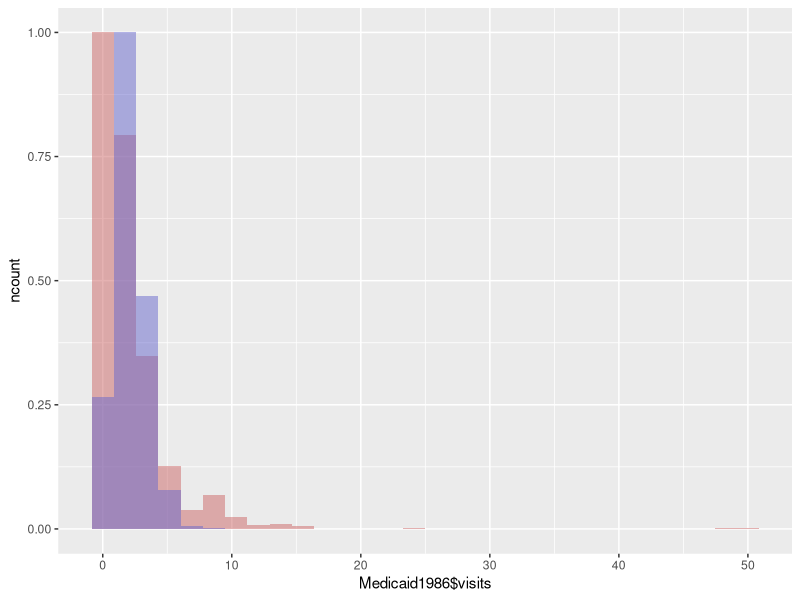
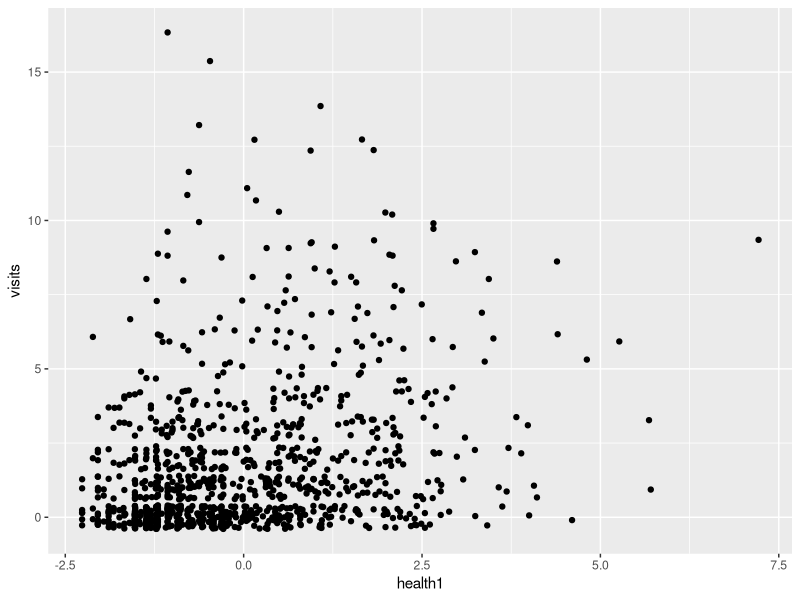
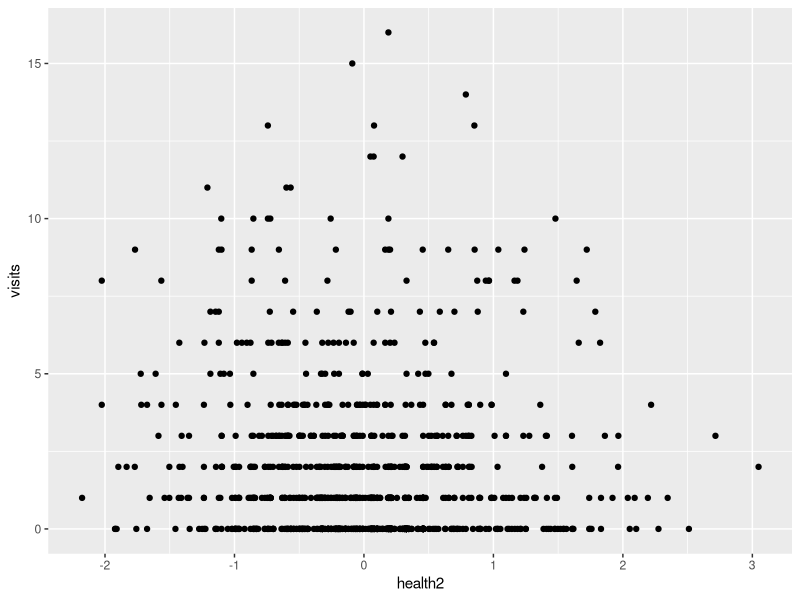
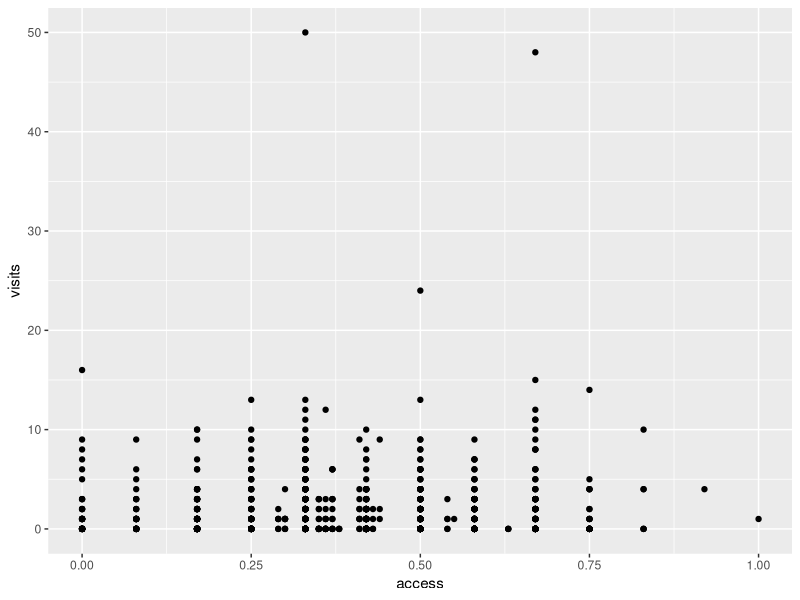
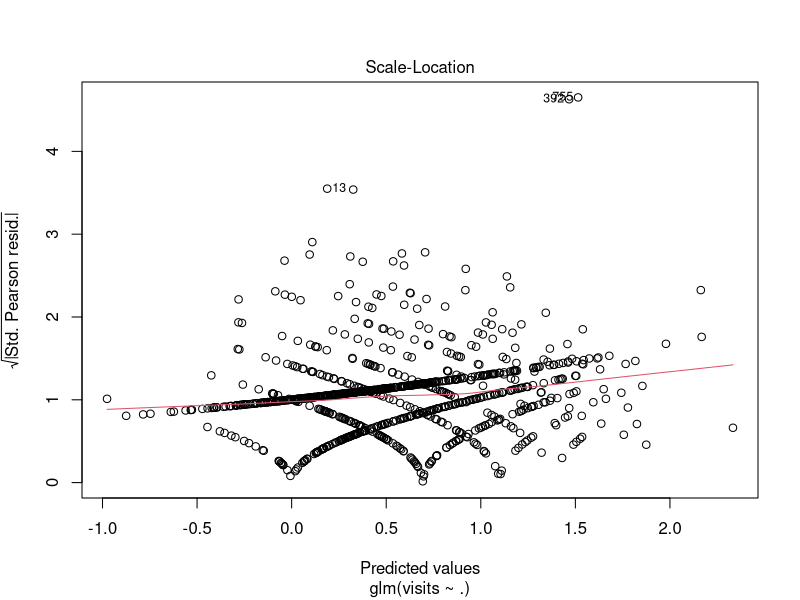
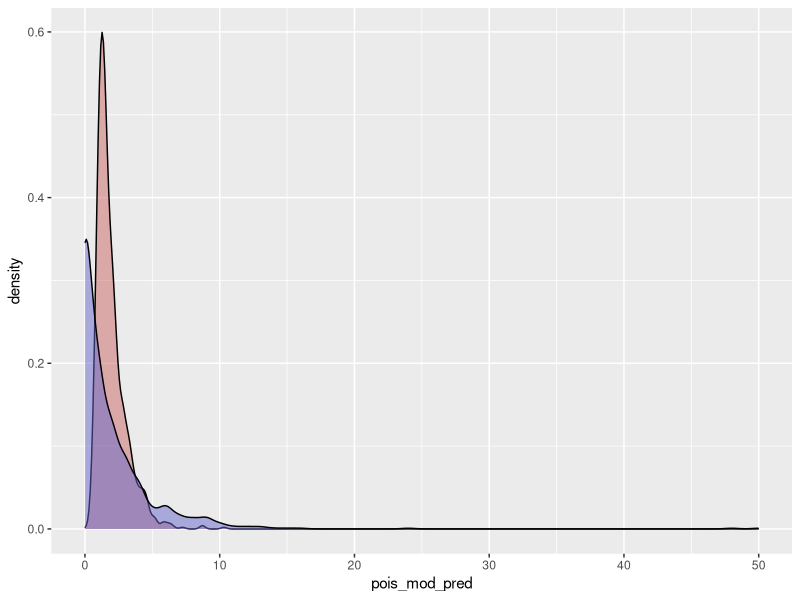
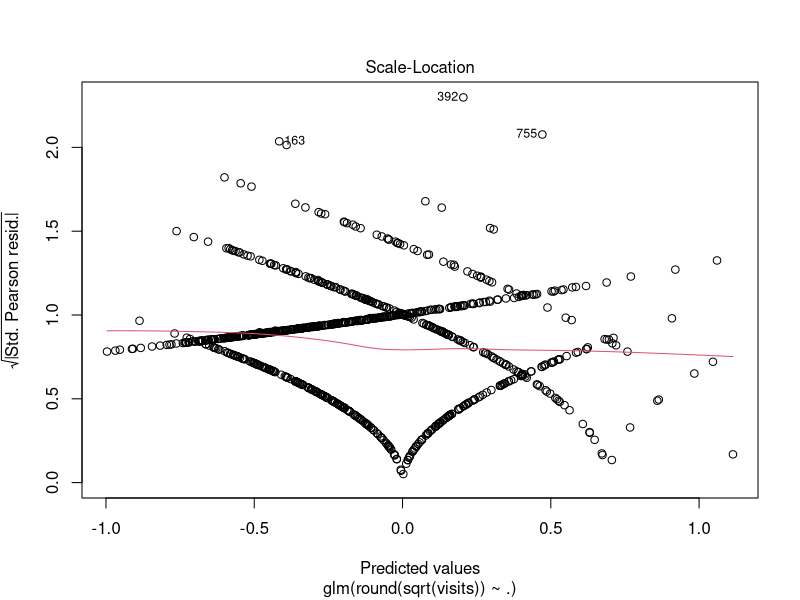
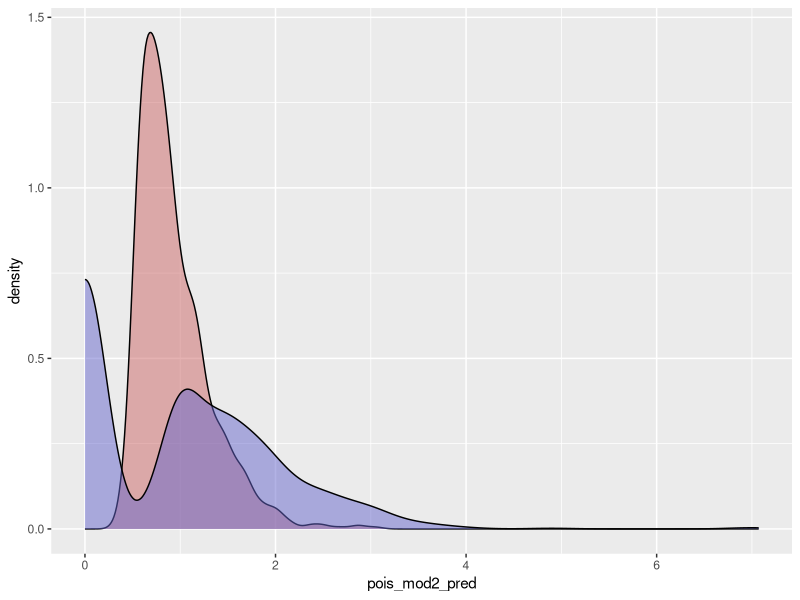

The R source for these figures, in order:
## ---- chunk 1
knitr::opts_chunk$set(message = FALSE)
knitr::opts_chunk$set(warning = FALSE)
## ---- chunk 2
# install.packages("AER")
# install.packages("pscl")
library(AER)
library(pscl)
library(tidyverse)
## ---- chunk 3
data("Medicaid1986")
## ---- chunk 4
ggplot() +
  geom_histogram(
    aes(x = Medicaid1986$visits, y = after_stat(ncount)), 
    fill = "#CC6666", 
    alpha = 0.5
  ) +
  geom_histogram(
    aes(x = rpois(10000, 1.9307), y = after_stat(ncount)), 
    fill = "#6666CC", 
    alpha = 0.5
  )
## ---- chunk 5
Medicaid1986 %>% 
  filter(visits < 20) %>% 
  ggplot() +
  geom_point(aes(x = health1, y = visits), position = "jitter")
## ---- chunk 6
Medicaid1986 %>% 
  filter(visits < 20) %>% 
  ggplot() +
  geom_point(aes(x = health2, y = visits))
## ---- chunk 7
ggplot(Medicaid1986) +
  geom_point(aes(x = access, y = visits))
## ---- chunk 8
pois_mod <- glm(
  visits ~ ., 
  data = Medicaid1986,
  family = poisson()
)

summary(pois_mod)
## ---- chunk 9
exp(pois_mod$coefficients)
## ---- chunk 10
plot(pois_mod, which = 3)
## ---- chunk 11
dispersiontest(pois_mod)
## ---- chunk 12
pois_mod_pred <- predict(pois_mod, type = "response")
ggplot() +
  geom_density(aes(x = pois_mod_pred), fill = "#CC6666", alpha = 0.5) +
  geom_density(aes(x = Medicaid1986$visits), fill = "#6666CC", alpha = 0.5)
## ---- chunk 13
pois_mod2 <- glm(round(sqrt(visits)) ~ ., data = Medicaid1986, family = poisson())

summary(pois_mod2)
## ---- chunk 14
plot(pois_mod2, which = 3)
## ---- chunk 15
dispersiontest(pois_mod2)
## ---- chunk 16
pois_mod2_pred <- predict(pois_mod2, type = "response")

ggplot() +
  geom_density(aes(x = pois_mod2_pred), fill = "#CC6666", alpha = 0.5) +
  geom_density(aes(x = sqrt(Medicaid1986$visits)), fill = "#6666CC", alpha = 0.5)
## ---- chunk 17
hurdle_mod <- hurdle(visits ~ ., data = Medicaid1986)

summary(hurdle_mod)
## ---- chunk 18
hurdle_mod_pred <- (1 - round(predict(hurdle_mod, type = "prob"))) * 
  predict(hurdle_mod, type = "response")
## ---- chunk 19
ggplot() +
  geom_density(aes(x = hurdle_mod_pred), fill = "#CC6666", alpha = 0.5) +
  geom_density(aes(x = Medicaid1986$visits), fill = "#6666CC", alpha = 0.5)
